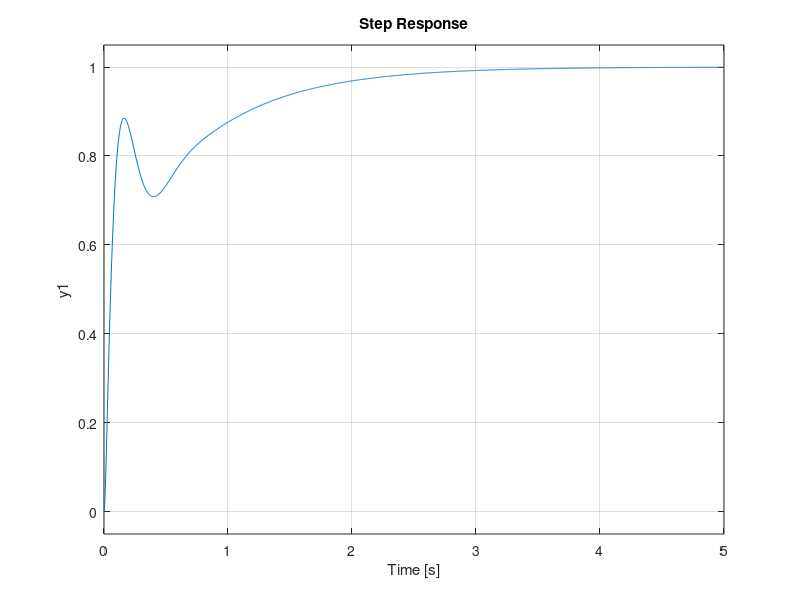

Write the MATLAB code that produced this figure. (Note: this script raises an error after producing the figure.)
%% Parametros del modelo (Simulink)

r = 135.0e-3; % radio al motor [m]
lc = 40.67e-3; % al centro de masa [m]
I = 3.2*382.232e-7; % inercia brazo [kg*m^2]
m = 30.00e-3; % masa  brazo [kg]
g = 9.81; % gravedad [m/s^2]
ThetaLin = deg2rad(50);
%========Frición Viscosa =========== 
%B = -c.b*I/r^2;

% B = 0.0041; %Ajustado para seguir envolvente[Estático]
 B = 6*0.0041; %Ajustado para mejor respuesta dinámica

%========Torque mínimo ==============[Experimentos]
Tc = 2.7425e-05;
mu_0 = 0.7; %Frición brazo-Eje experimental (ignorar)
%==============Kuf Lineal===============

% kuf = fit_linear(1);
% kuf_0 = fit_linear(2);

kuf = 9.2568e-04;
kuf_0 = 9.2568e-04;

%==============Exponencial A*exp(b) + C*exp(d)========

% kuf_a = fit_exp.a;
% kuf_b = fit_exp.b;
% kuf_c = fit_exp.c;
% kuf_d = fit_exp.d;

kuf_a = 0.0642;
kuf_b = 0.0046; 
kuf_c = -0.0647;
kuf_d = -0.0187;

%==============Secuecia de entrada =================
repeating_sequence = [0 2 4 6 8];
step_interval = 10;   % [s] duracion de cada escalon
%%
s = tf('s');
Kuf_exp = (kuf_a)/(s+kuf_b)+(kuf_c)/(s+kuf_d)

G = kuf*(r/I)/(s^2+s*(B*r^2)/I+(lc*g*m*cos(ThetaLin))/I)
G_exp = Kuf_exp*(r/I)/(s^2+s*(B*r^2)/I+(lc*g*m*cos(ThetaLin))/I);

%bode(G)
rlocus(G)
kp = 94.008;

% Ganancia integral
rlocus(-G/(s*(-1-kp*G)))
% hold on

ki = 188.016;
CPI = (kp+ki/s);
zpk(feedback(CPI*G,1))
step(feedback(CPI*G,1))
rlocus(s*G/(1+(ki/s)*G+kp*G))
N = 100
kd = 11.751;
CPID = (kp+ki/s+N*kd/(1+N/s));
bode(CPID)
% hold on
zpk(feedback(CPID*G,1))
step(feedback(CPID*G,1));
Sys = CPID*G;
Gcl = feedback(CPID*G,1)

Ass = [0 , 1; -lc*g*m*cosd(50)/I , -B*r^2/I];
Bss = [r*kuf/I;0];
Css = [1,0;0,1];
Dss = [0;0];

[GssNum,GssDen] = ss2tf(Ass,Bss,Css,Dss)
Gdob=[G;G*s]

%controlSystemDesigner(G_exp)
%controlSystemDesigner(G)
[NumG, DenG] = tfdata(G, 'v');
GStates = tf2ss(NumG,DenG)

M1T = 1.5;
A1T = 0.05;
Wb1T = 15;


W1T = tf([1/M1T Wb1T],[1 A1T*Wb1T]);

W1 = [W1T,0;0,0];
%---
W2 = 0.05*tf(1,1);
%---

M3T = 0.02;
A3T = 1;
Wb3T = 2*pi*100;

W3T = tf([1/M3T Wb3T],[1 A3T*Wb3T]);

W3 = [W3T, 0; 0, tf(1e-5)];

augmented = augw(Gdob,W1,W2,W3)
ncont = 1;
nmeas = 2;
[K1, sys_CL,gam1,info] = hinfsyn(augmented,nmeas,ncont);   
K = tf(K1);
% L = K*tfSysLong(2);
% 
% T = L/(1+L);
% S = 1/(1+L);
Sth = minreal(sys_CL(1,1)/W1T);   % referencia theta -> error theta
KSr = minreal(sys_CL(3,1)/W2);    % referencia theta -> control
Tth = minreal(sys_CL(4,1)/W3T);
% step(Tth)
% dcgain(Tth)
figure(1)
subplot(2,2,1), sigma(Sth, 1/W1T), grid on, title('S_\theta vs 1/W_1')
subplot(2,2,2), sigma(KSr, 1/W2),  grid on, title('KS vs 1/W_2')
subplot(2,2,3), sigma(Tth, 1/W3T), grid on, title('T_\theta vs 1/W_3')
subplot(2,2,4), step(Tth),         grid on, title('Escalón \theta')
L = minreal(K1*Gdob);   % (1x2)*(2x1) = transferencia escalar

figure
margin(L)
grid on
% Para simulink:
% [NumKH, DenKH] = tfdata(K, 'v') ;
% [NumG6, DenG6] = tfdata(Gdob(2), 'v');

% bandwidth(Tth)
